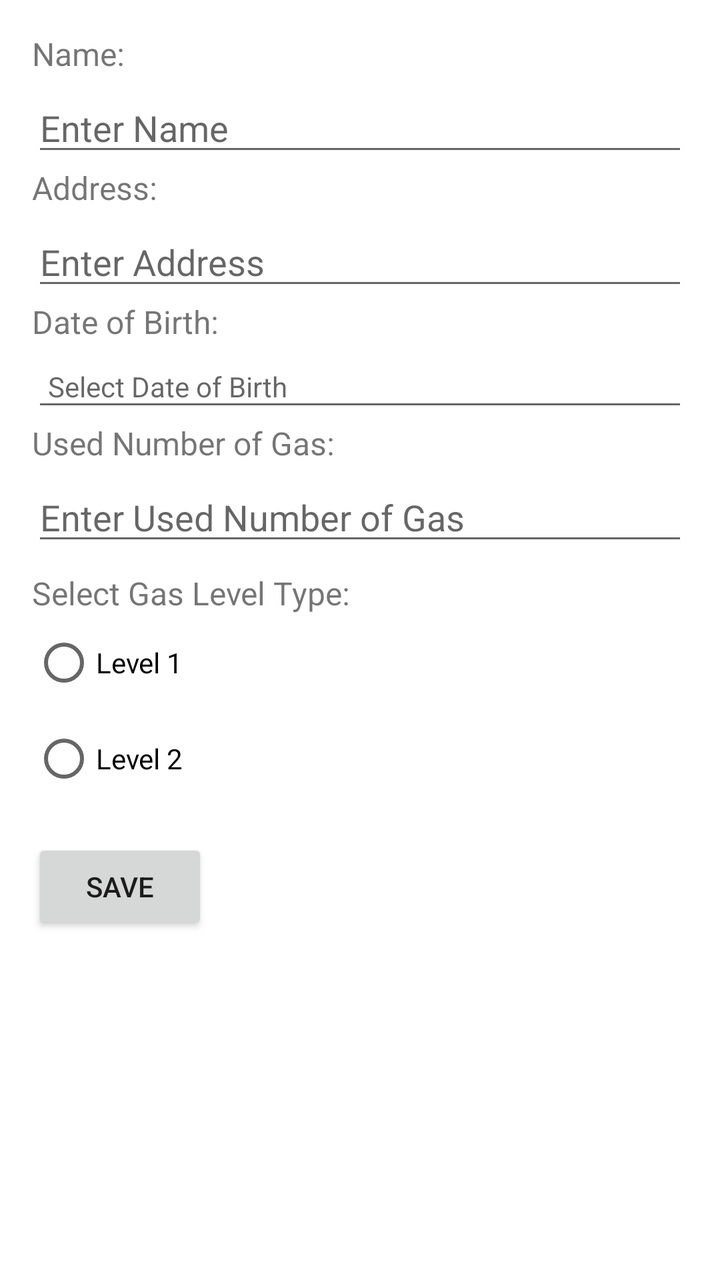
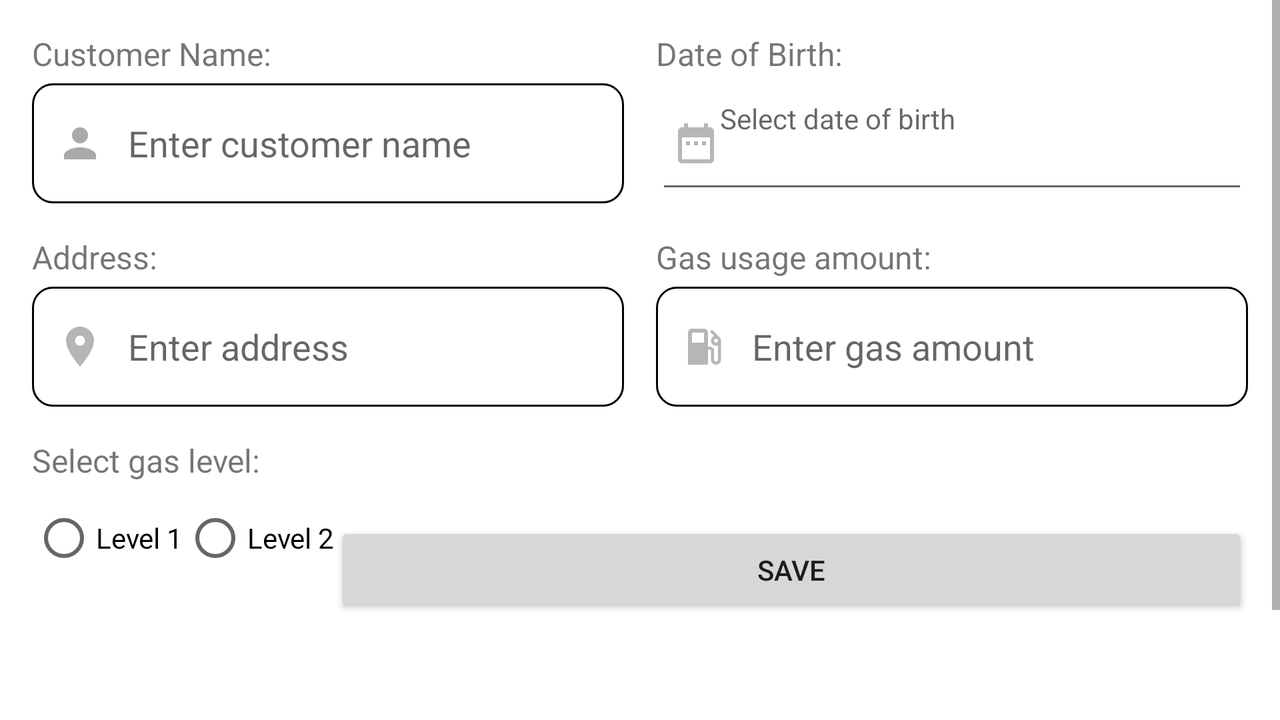

First picture: res/layout/ on a phone held upright. Second picture: the repository's own variant of that layout, on a device whose configuration matches the variant's folder. Source for both follows.
<!-- AndroidManifest.xml: application theme Theme.GasBillManagementS -->
<!-- res/layout/fragment_edit_customer.xml -->
<?xml version="1.0" encoding="utf-8"?>
<LinearLayout xmlns:android="http://schemas.android.com/apk/res/android"
    xmlns:tools="http://schemas.android.com/tools"
    android:layout_width="match_parent"
    android:layout_height="match_parent"
    android:orientation="vertical"
    android:padding="16dp"
    tools:context=".ui.customer.EditCustomerFragment">

    

    <TextView
        android:id="@+id/tv_name"
        android:layout_width="wrap_content"
        android:layout_height="wrap_content"
        android:text="Name:"
        android:textSize="16sp"
        android:layout_marginBottom="4dp"/>

    <EditText
        android:id="@+id/et_name"
        android:layout_width="match_parent"
        android:layout_height="wrap_content"
        android:hint="Enter Name"/>

    <TextView
        android:id="@+id/tv_address"
        android:layout_width="wrap_content"
        android:layout_height="wrap_content"
        android:text="Address:"
        android:textSize="16sp"
        android:layout_marginBottom="4dp"/>

    <EditText
        android:id="@+id/et_address"
        android:layout_width="match_parent"
        android:layout_height="wrap_content"
        android:hint="Enter Address"/>

    <TextView
        android:id="@+id/tv_birth"
        android:layout_width="wrap_content"
        android:layout_height="wrap_content"
        android:text="Date of Birth:"
        android:textSize="16sp"
        android:layout_marginBottom="4dp"/>

    <TextView
        android:id="@+id/et_birth"
        android:layout_width="match_parent"
        android:layout_height="wrap_content"
        android:hint="Select Date of Birth"
        android:background="?android:attr/editTextBackground"
        android:padding="8dp"
        android:clickable="true"
        android:focusable="false"/>

    <TextView
        android:id="@+id/tv_used_num_gas"
        android:layout_width="wrap_content"
        android:layout_height="wrap_content"
        android:text="Used Number of Gas:"
        android:textSize="16sp"
        android:layout_marginBottom="4dp"/>

    <EditText
        android:id="@+id/et_used_num_gas"
        android:layout_width="match_parent"
        android:layout_height="wrap_content"
        android:hint="Enter Used Number of Gas"
        android:inputType="number"/>

    <TextView
        android:id="@+id/tv_gas_level_type"
        android:layout_width="wrap_content"
        android:layout_height="wrap_content"
        android:text="Select Gas Level Type:"
        android:textSize="16sp"
        android:layout_marginTop="8dp"/>

    <RadioGroup
        android:id="@+id/radio_group_gas_level"
        android:layout_width="match_parent"
        android:layout_height="wrap_content">

        <RadioButton
            android:id="@+id/radio_level_1"
            android:layout_width="wrap_content"
            android:layout_height="wrap_content"
            android:text="Level 1" />

        <RadioButton
            android:id="@+id/radio_level_2"
            android:layout_width="wrap_content"
            android:layout_height="wrap_content"
            android:text="Level 2" />

        
    </RadioGroup>

    <Button
        android:id="@+id/btn_save"
        android:layout_width="wrap_content"
        android:layout_height="wrap_content"
        android:text="Save"
        android:layout_marginTop="16dp"/>


</LinearLayout>
<!-- resources referenced by this layout -->
<resources>
  <style name="Theme.GasBillManagementS" parent="Theme.MaterialComponents.DayNight.DarkActionBar">
          
          <item name="colorPrimary">#1E88E5</item> 
          <item name="colorPrimaryVariant">#1976D2</item> 
          <item name="colorOnPrimary">@color/white</item>
          
          <item name="colorSecondary">@color/teal_200</item>
          <item name="colorSecondaryVariant">@color/teal_700</item>
          <item name="colorOnSecondary">@color/black</item>
          
          <item name="android:statusBarColor">?attr/colorPrimaryVariant</item>
          
      </style>
  <color name="white">#FFFFFFFF</color>
  <color name="teal_200">#FF03DAC5</color>
  <color name="teal_700">#FF018786</color>
  <color name="black">#FF000000</color>
</resources>
<!-- res/layout-land/fragment_edit_customer.xml (the author's variant of the layout above) -->
<!-- drawn on the phone turned sideways -->
<?xml version="1.0" encoding="utf-8"?>
<ScrollView xmlns:android="http://schemas.android.com/apk/res/android"
    xmlns:tools="http://schemas.android.com/tools"
    android:layout_width="match_parent"
    android:layout_height="match_parent"
    tools:context=".ui.customer.EditCustomerFragment">

    <LinearLayout
        android:layout_width="match_parent"
        android:layout_height="wrap_content"
        android:orientation="vertical"
        android:padding="16dp">

        <GridLayout
            android:layout_width="match_parent"
            android:layout_height="wrap_content"
            android:columnCount="2"
            android:rowCount="4"
            android:orientation="horizontal">

            
            <LinearLayout
                android:layout_width="0dp"
                android:layout_height="wrap_content"
                android:layout_columnWeight="1"
                android:orientation="vertical"
                android:layout_marginEnd="8dp">

                <TextView
                    android:layout_width="wrap_content"
                    android:layout_height="wrap_content"
                    android:text="Customer Name:"
                    android:textSize="16sp"
                    android:layout_marginBottom="4dp" />

                <EditText
                    android:id="@+id/et_name"
                    android:layout_width="match_parent"
                    android:layout_height="60dp"
                    android:hint="Enter customer name"
                    android:paddingStart="12dp"
                    android:paddingEnd="12dp"
                    android:drawableStart="@drawable/custom_persom_icom"
                    android:drawablePadding="12dp"
                    android:background="@drawable/custom_input" />
            </LinearLayout>

            <LinearLayout
                android:layout_width="0dp"
                android:layout_height="wrap_content"
                android:layout_columnWeight="1"
                android:orientation="vertical"
                android:layout_marginStart="8dp">

                <TextView
                    android:layout_width="wrap_content"
                    android:layout_height="wrap_content"
                    android:text="Date of Birth:"
                    android:textSize="16sp"
                    android:layout_marginBottom="4dp" />

                <TextView
                    android:id="@+id/et_birth"
                    android:layout_width="match_parent"
                    android:layout_height="60dp"
                    android:hint="Select date of birth"
                    android:drawableStart="@drawable/custom_date_icon"
                    android:background="?android:attr/editTextBackground"
                    android:padding="8dp"
                    android:clickable="true"
                    android:focusable="false" />
            </LinearLayout>

            
            <LinearLayout
                android:layout_width="0dp"
                android:layout_height="wrap_content"
                android:layout_columnWeight="1"
                android:orientation="vertical"
                android:layout_marginEnd="8dp"
                android:layout_marginTop="16dp">

                <TextView
                    android:layout_width="wrap_content"
                    android:layout_height="wrap_content"
                    android:text="Address:"
                    android:textSize="16sp"
                    android:layout_marginBottom="4dp" />

                <EditText
                    android:id="@+id/et_address"
                    android:layout_width="match_parent"
                    android:layout_height="60dp"
                    android:hint="Enter address"
                    android:paddingStart="12dp"
                    android:paddingEnd="12dp"
                    android:drawableStart="@drawable/custom_location_icon"
                    android:drawablePadding="12dp"
                    android:background="@drawable/custom_input" />
            </LinearLayout>

            <LinearLayout
                android:layout_width="0dp"
                android:layout_height="wrap_content"
                android:layout_columnWeight="1"
                android:orientation="vertical"
                android:layout_marginStart="8dp"
                android:layout_marginTop="16dp">

                <TextView
                    android:layout_width="wrap_content"
                    android:layout_height="wrap_content"
                    android:text="Gas usage amount:"
                    android:textSize="16sp"
                    android:layout_marginBottom="4dp" />

                <EditText
                    android:id="@+id/et_used_num_gas"
                    android:layout_width="match_parent"
                    android:layout_height="60dp"
                    android:hint="Enter gas amount"
                    android:inputType="number"
                    android:paddingStart="12dp"
                    android:paddingEnd="12dp"
                    android:drawableStart="@drawable/custom_usedgas_icom"
                    android:drawablePadding="12dp"
                    android:background="@drawable/custom_input" />
            </LinearLayout>
        </GridLayout>

        
        <TextView
            android:layout_width="wrap_content"
            android:layout_height="wrap_content"
            android:text="Select gas level:"
            android:textSize="16sp"
            android:layout_marginTop="16dp"
            android:layout_marginBottom="4dp" />

        <RadioGroup
            android:id="@+id/radio_group_gas_level"
            android:layout_width="match_parent"
            android:layout_height="wrap_content"
            android:orientation="horizontal">

            <RadioButton
                android:id="@+id/radio_level_1"
                android:layout_width="wrap_content"
                android:layout_height="wrap_content"
                android:text="Level 1" />

            <RadioButton
                android:id="@+id/radio_level_2"
                android:layout_width="wrap_content"
                android:layout_height="wrap_content"
                android:text="Level 2" />
            <Button
                android:id="@+id/btn_save"
                android:layout_width="match_parent"
                android:layout_height="wrap_content"
                android:text="Save"
                android:layout_marginTop="16dp" />
        </RadioGroup>



        <View
            android:id="@+id/view3"
            android:layout_width="match_parent"
            android:layout_height="100dp" />


    </LinearLayout>
</ScrollView>
<!-- resources referenced by the variant -->
<!-- as the phone turned sideways resolves them -->
<resources>
  <!-- drawable custom_date_icon (drawable) -->
  <?xml version="1.0" encoding="utf-8"?>
  <selector xmlns:android="http://schemas.android.com/apk/res/android">
  
      <item android:state_focused="true" android:drawable="@drawable/ic_date_focused" />
      <item android:drawable="@drawable/ic_date" />
  </selector>
  <!-- drawable custom_location_icon (drawable) -->
  <?xml version="1.0" encoding="utf-8"?>
  <selector xmlns:android="http://schemas.android.com/apk/res/android">
  
      <item android:state_focused="true" android:drawable="@drawable/ic_locationfocused" />
      <item android:drawable="@drawable/ic_location" />
  </selector>
  <!-- drawable custom_persom_icom (drawable) -->
  <?xml version="1.0" encoding="utf-8"?>
  <selector xmlns:android="http://schemas.android.com/apk/res/android">
  
          <item android:state_focused="true" android:drawable="@drawable/ic_person_focused" />
          <item android:drawable="@drawable/ic_person" />
  </selector>
  <!-- drawable custom_usedgas_icom (drawable) -->
  <?xml version="1.0" encoding="utf-8"?>
  <selector xmlns:android="http://schemas.android.com/apk/res/android">
  
      <item android:state_focused="true" android:drawable="@drawable/ic_use_gas_focused" />
      <item android:drawable="@drawable/ic_use_gas" />"
  </selector>
  <color name="blue">#2196F3</color>
  <!-- drawable ic_locationfocused (drawable) -->
  <vector xmlns:android="http://schemas.android.com/apk/res/android" android:height="24dp" android:tint="@color/blue_dark" android:viewportHeight="24" android:viewportWidth="24" android:width="24dp">
        
      <path android:fillColor="@android:color/darker_gray" android:pathData="M12,2C8.13,2 5,5.13 5,9c0,5.25 7,13 7,13s7,-7.75 7,-13c0,-3.87 -3.13,-7 -7,-7zM12,11.5c-1.38,0 -2.5,-1.12 -2.5,-2.5s1.12,-2.5 2.5,-2.5 2.5,1.12 2.5,2.5 -1.12,2.5 -2.5,2.5z"/>
      
  </vector>
  <!-- drawable ic_location (drawable) -->
  <vector xmlns:android="http://schemas.android.com/apk/res/android" android:height="24dp" android:tint="#B6B6B6" android:viewportHeight="24" android:viewportWidth="24" android:width="24dp">
        
      <path android:fillColor="@android:color/darker_gray" android:pathData="M12,2C8.13,2 5,5.13 5,9c0,5.25 7,13 7,13s7,-7.75 7,-13c0,-3.87 -3.13,-7 -7,-7zM12,11.5c-1.38,0 -2.5,-1.12 -2.5,-2.5s1.12,-2.5 2.5,-2.5 2.5,1.12 2.5,2.5 -1.12,2.5 -2.5,2.5z"/>
      
  </vector>
  <!-- drawable ic_person_focused (drawable) -->
  <vector xmlns:android="http://schemas.android.com/apk/res/android" android:height="24dp" android:tint="@color/blue_dark" android:viewportHeight="24" android:viewportWidth="24" android:width="24dp">
        
      <path android:fillColor="@android:color/darker_gray" android:pathData="M12,12c2.21,0 4,-1.79 4,-4s-1.79,-4 -4,-4 -4,1.79 -4,4 1.79,4 4,4zM12,14c-2.67,0 -8,1.34 -8,4v2h16v-2c0,-2.66 -5.33,-4 -8,-4z"/>
      
  </vector>
  <!-- drawable ic_person (drawable) -->
  <vector xmlns:android="http://schemas.android.com/apk/res/android" android:height="24dp" android:tint="@color/dark_gray" android:viewportHeight="24" android:viewportWidth="24" android:width="24dp">
        
      <path android:fillColor="@android:color/darker_gray" android:pathData="M12,12c2.21,0 4,-1.79 4,-4s-1.79,-4 -4,-4 -4,1.79 -4,4 1.79,4 4,4zM12,14c-2.67,0 -8,1.34 -8,4v2h16v-2c0,-2.66 -5.33,-4 -8,-4z"/>
      
  </vector>
  <color name="white">#FFFFFFFF</color>
  <color name="teal_200">#FF03DAC5</color>
  <color name="teal_700">#FF018786</color>
  <color name="black">#FF000000</color>
  <color name="blue_dark">#1976D2</color>
</resources>
